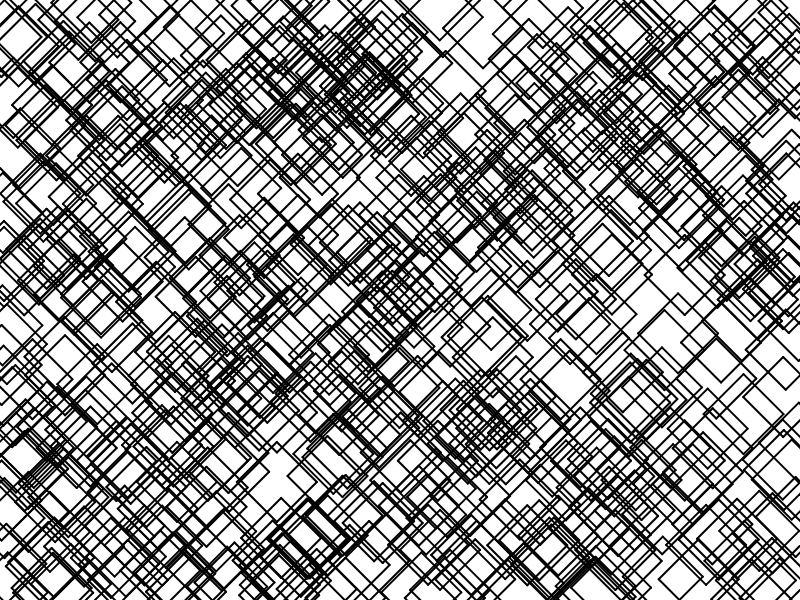
Frame 1 (no input)
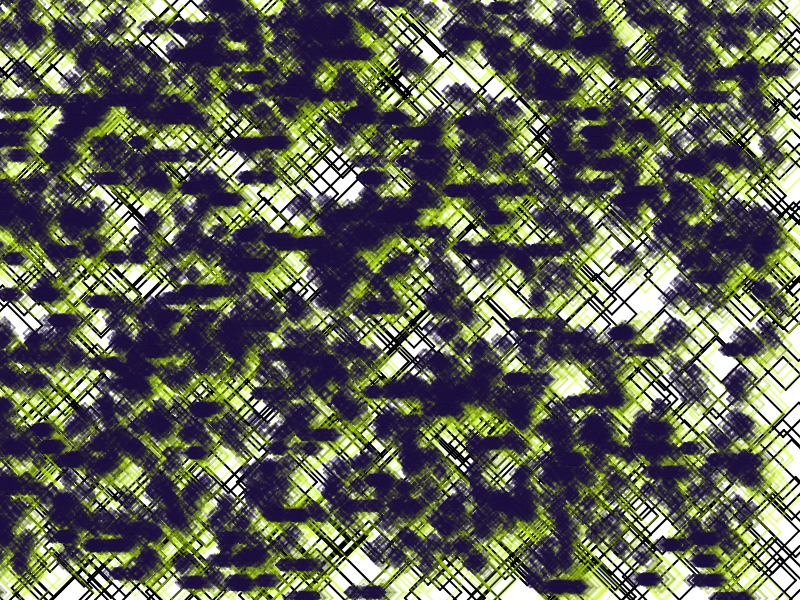
Frame 60 (no input)
Frame 120 (the mouse pressed at the canvas centre since frame 60): identical to frame 60, image omitted

The p5.js sketch that drew these frames (run headless with seeded random() and noise() and a simulated clock; from frame 60 on, the mouse is pressed at the canvas centre):

// p5.js sketch
// ── sketch.js
let width = 0;
let height = 0;

let xSize = 10;
let ySize = 10;

// inner color of the circle
let strokeColor;
// circle stroke color

// target color
let newColor;
let tempColor;
let alphaValue = 100;
let deltaAlpha = -10;
// for the color shift
let amt;
let steps = 2;
let shiftamt = 1 / steps;
shiftamt = 0.2;

function drawSquare(x,y,r){
  strokeWeight(2);
  line(x+r,y,x,y+r);
  line(x-r,y,x,y+r);
  line(x+r,y,x,y-r);
  line(x-r,y,x,y-r);
}

class SquareList{
  constructor(){
    this.list = [];
  }
}

let diag1 = new SquareList();
let diag2 = new SquareList();
let hory = new SquareList();
let vert = new SquareList();
let cust1 = new SquareList();
let cust2 = new SquareList();
let cust3 = new SquareList();
let cust4 = new SquareList();

function setup() {

  width = displayWidth;
  height = displayHeight;

  // max canvas size
  createCanvas(width, height);
  background(255);
  // drawSquare(60,height/2,100,12)

  let x = width/2;
  let y = height/2;
  let r = 40;
  let counter = 5;

  let fact = 300;
  let j = random(fact);
  console.log(j)
  for(let i=0;i<j;i++){
    diag1.list.push([[random(width),random(height),r,counter]]);
  }
  // diag1.list.push([[x,y,r,counter]]);


  j = random(fact);
  console.log(j)
  for(let i=0;i<j;i++){
    diag2.list.push([[random(width),random(height),r,counter]])
  }

  j = random(fact);
  console.log(j)
  for(let i=0;i<j;i++){
    hory.list.push([[random(width),random(height),r,counter]]);
  }
  // hory.list.push([[x,y,r,counter]]);


  j = random(fact);
  console.log(j)
  for(let i=0;i<j;i++){
    // vert.list.push([[random(width),random(height),r,counter]]);
  }
  j = random(fact);
  console.log(j)
  for(let i=0;i<j;i++){
    // cust1.list.push([[width/2,height/2,100,1000]]);
    // cust1.list.push([[random(width),random(height),100,1000]]);
  }

  // cust1.list.push([[x,y,100,1000]]);
  // cust2.list.push([[x,y,100,1000]]);
  // cust3.list.push([[x,y,100,1000]]);
  // cust4.list.push([[x,y,100,1000]]);


  // frameRate(2)

  // strokeColor = color(255, 204, 0, alphaValue);
  strokeColor = color(random(255), random(255), random(255), alphaValue);
  newColor = color(random(255), random(255), random(255), alphaValue);
  // idk why i need this
  colorMode(RGB);

  // color shift start at 0
  amt = 0;
}

let decrease = 2;
let decreaseStatic = -2;

// let p = (x,r) => (x+r*2);
// let n = (x,r) => (x-r*2);
let p = (x,r) => (x+random(r)*((Math.random(2)>=1)?1:-1));
let n = (x,r) => (x+random(r)*((Math.random(2)>=1)?1:-1));

function draw() {

  // Diag1
  for(let i=0; i<diag1.list.length; i++){
    if(diag1.list[i].length>0){
      let tempList = [];
      diag1.list[i].forEach(square => {
        let x = square[0];
        let y = square[1];
        let r = square[2];
        let counter = square[3];
        drawSquare(square[0],square[1],square[2]);
        if(counter>0 && r-decrease>0){
          tempList.push([p(x,r),n(y,r),r/2-decreaseStatic,counter-1])
          tempList.push([n(x,r),p(y,r),r/2-decreaseStatic,counter-1])
        }    
      });
      diag1.list[i] = tempList;
    }
  }

  // Diag2
  for(let i=0; i<diag2.list.length; i++){
    if(diag2.list[i].length>0){
      let tempList = [];
      diag2.list[i].forEach(square => {
        let x = square[0];
        let y = square[1];
        let r = square[2];
        let counter = square[3];
        drawSquare(square[0],square[1],square[2]);
        if(counter>0 && r-decrease>0){
          tempList.push([p(x,r),p(y,r),r/2-decreaseStatic,counter-1])
          tempList.push([n(x,r),n(y,r),r/2-decreaseStatic,counter-1])
        }    
      });
      diag2.list[i] = tempList;
    }
  }

    // Hory
    for(let i=0; i<hory.list.length; i++){
      if(hory.list[i].length>0){
        let tempList = [];
        hory.list[i].forEach(square => {
          let x = square[0];
          let y = square[1];
          let r = square[2];
          let counter = square[3];
          drawSquare(square[0],square[1],square[2]);
          if(counter>0 && r-decrease>0){
            tempList.push([p(x,r),y,r/2-decreaseStatic,counter-1])
            tempList.push([n(x,r),y,r/2-decreaseStatic,counter-1])
          }    
        });
        hory.list[i] = tempList;
      }
    }

    // Hory
    for(let i=0; i<vert.list.length; i++){
      if(vert.list[i].length>0){
        let tempList = [];
        vert.list[i].forEach(square => {
          let x = square[0];
          let y = square[1];
          let r = square[2];
          let counter = square[3];
          drawSquare(square[0],square[1],square[2]);
          if(counter>0 && r-decrease>0){
            tempList.push([x,p(y,r),r/2-decreaseStatic,counter-1])
            tempList.push([x,n(y,r),r/2-decreaseStatic,counter-1])
          }    
        });
        vert.list[i] = tempList;
      }
    }

    // custom1
    for(let i=0; i<cust1.list.length; i++){
      if(cust1.list[i].length>0){
        let tempList = [];
        cust1.list[i].forEach(square => {
          let x = square[0];
          let y = square[1];
          let r = square[2];
          let counter = square[3];
          drawSquare(square[0],square[1],square[2]);
          if(counter>0){
            tempList.push([p(x,r),y,(r-decrease)*-1,counter-1])
          }    
        });
        cust1.list[i] = tempList;
      }
    }

  // custom2
  for(let i=0; i<cust2.list.length; i++){
    if(cust2.list[i].length>0){
      let tempList = [];
      cust2.list[i].forEach(square => {
        let x = square[0];
        let y = square[1];
        let r = square[2];
        let counter = square[3];
        drawSquare(square[0],square[1],square[2]);
        if(counter>0){
          tempList.push([n(x,r),y,(r-decrease)*-1,counter-1])
        }    
      });
      cust2.list[i] = tempList;
    }
  }

  // custom3
  for(let i=0; i<cust3.list.length; i++){
    if(cust3.list[i].length>0){
      let tempList = [];
      cust3.list[i].forEach(square => {
        let x = square[0];
        let y = square[1];
        let r = square[2];
        let counter = square[3];
        drawSquare(square[0],square[1],square[2]);
        if(counter>0){
          tempList.push([x,p(y,r),(r-decrease)*-1,counter-1])
        }    
      });
      cust3.list[i] = tempList;
    }
  }
  // custom4
  for(let i=0; i<cust4.list.length; i++){
    if(cust4.list[i].length>0){
      let tempList = [];
      cust4.list[i].forEach(square => {
        let x = square[0];
        let y = square[1];
        let r = square[2];
        let counter = square[3];
        drawSquare(square[0],square[1],square[2]);
        if(counter>0){
          tempList.push([x,n(y,r),(r-decrease)*-1,counter-1])
        }    
      });
      cust4.list[i] = tempList;
    }
  }

  decrease *= -1

  tempColor = lerpColor(strokeColor, newColor, amt);
  stroke(tempColor);
  amt += shiftamt;
  strokeColor = tempColor;
    if (amt >= 1) {
      amt = 0.0;
      strokeColor = tempColor;
      newColor = color(random(255), random(255), random(255),200);
    
    }
}
